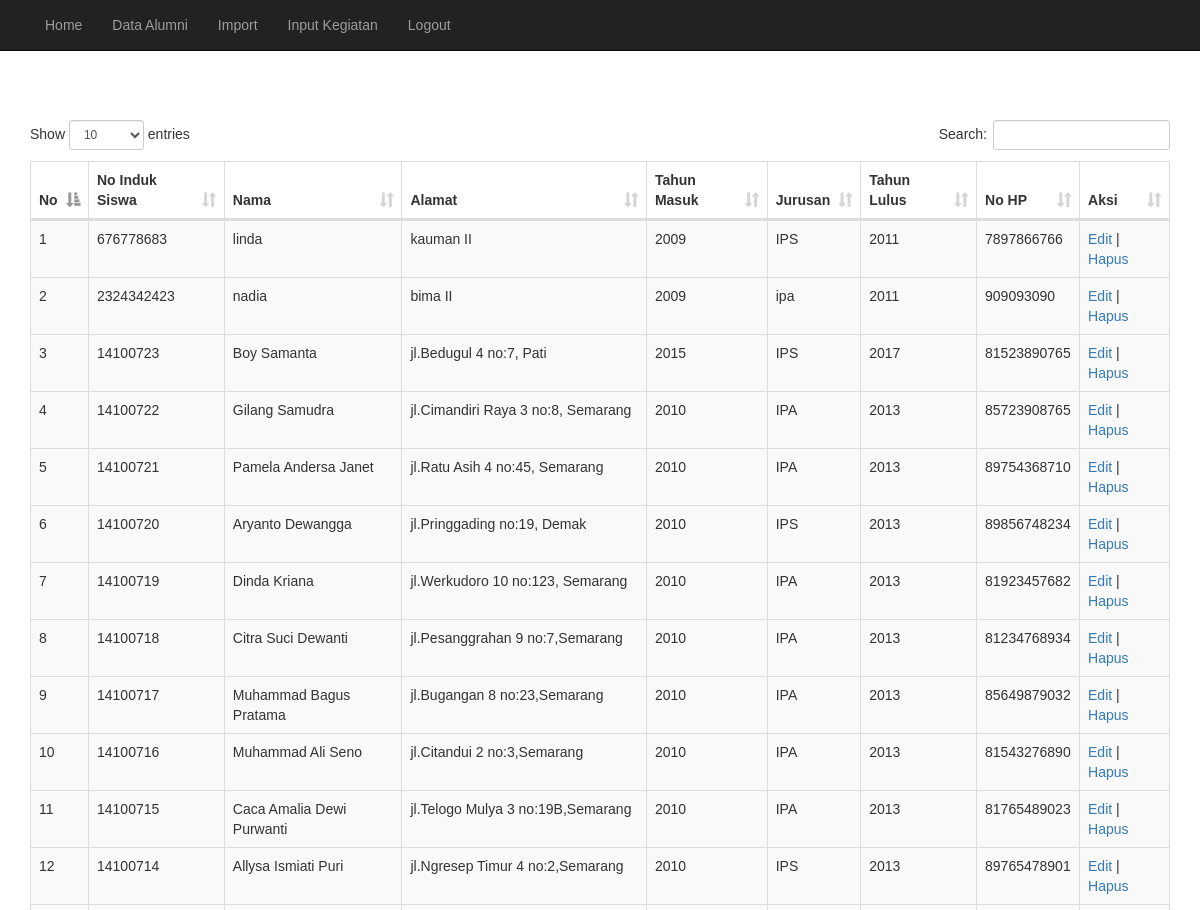
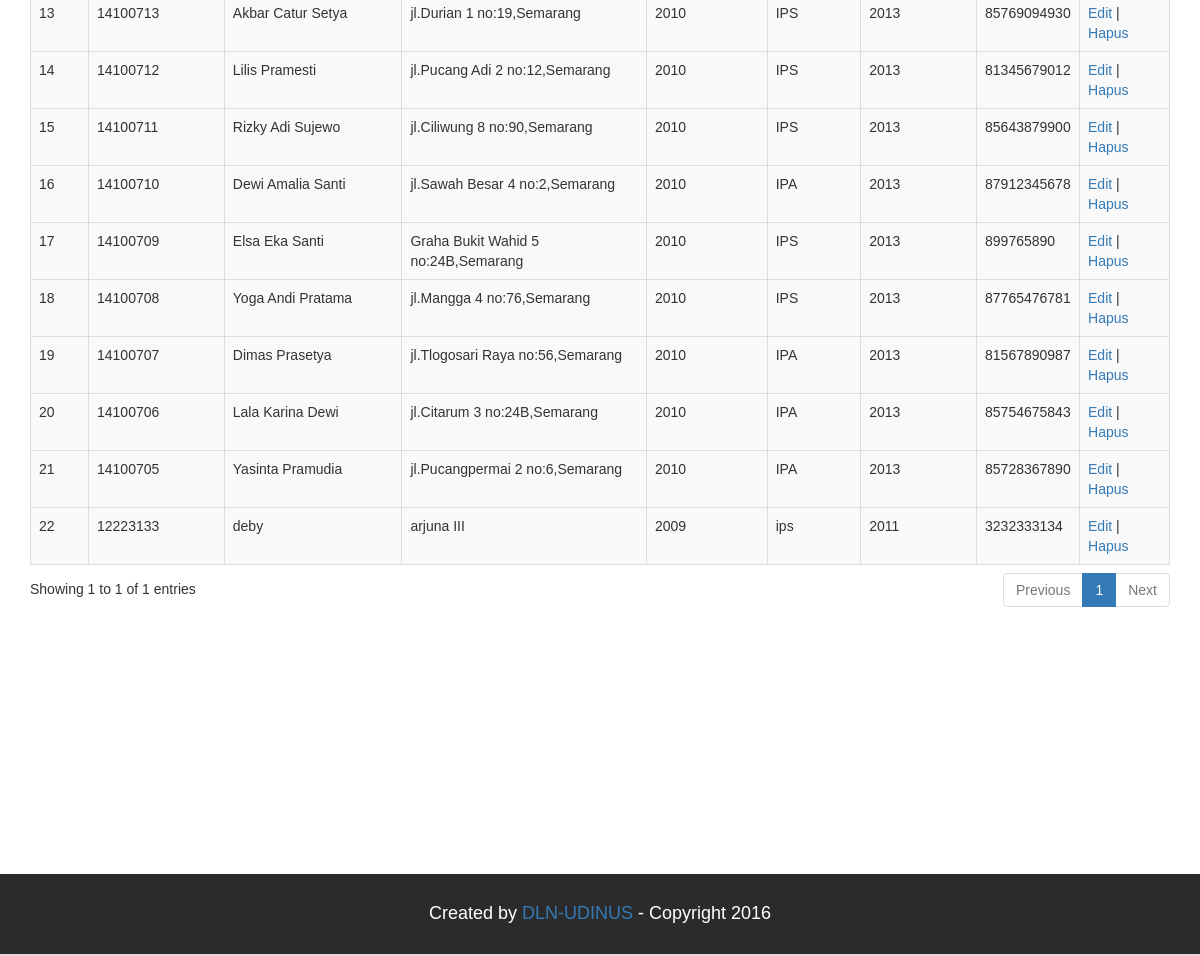
/data_alumni.php (signed in), run on the app's committed database (2 pictures, top to bottom).
### tables this page shows
CREATE TABLE IF NOT EXISTS `input_alumni` (
  `no_induk` varchar(50) NOT NULL,
  `nama` varchar(50) NOT NULL,
  `alamat` varchar(50) NOT NULL,
  `thn_masuk` int(10) NOT NULL,
  `jurusan` varchar(10) NOT NULL,
  `thn_lulus` int(10) NOT NULL,
  `no_hp` varchar(20) NOT NULL,
  PRIMARY KEY (`no_induk`)
);

### Aksi.php (called while the page is built, shortened)
<?php
class Aksi
{
    private $conn;
    public function __construct()
    {
        $database = new koneksi();
        $db = $database->dbConnection();
        $this->conn = $db;
    }
    public function runQuery($sql)
    {
        $stmt = $this->conn->prepare($sql);
        return $stmt;
    }
}
?>

### data_alumni.php (the view, shortened to what this page needs)
<?php include 'header2.php'; ?>
		<div class="container" id="About" name="About">
		<br>
		<br>
		<br>
		<br>
		<br>
		<br>
		<table class="table table-bordered table-striped table-hover" id="example">
			<thead>
              <tr>
                <th>No</th>
                <th>No Induk Siswa</th>
                <th>Nama </th>
                <th>Alamat</th>
                <th>Tahun Masuk</th>
                <th>Jurusan</th>
                <th>Tahun Lulus</th>
                <th>No HP</th>
                <th>Aksi</th>
              </tr>
	        </thead>
			<?php
				$sql=("SELECT no_induk, nama, alamat, thn_masuk, jurusan, thn_lulus, no_hp FROM `input_alumni` ORDER BY `no_induk` DESC");
				$query=$auth_user->runQuery($sql);
				$query->execute();
				$no=0;
				while($tampil=$query->fetch()){
				$no_induk=$tampil['no_induk'];
				$nama=$tampil['nama'];
				$alamat=$tampil['alamat'];
				$thn_masuk=$tampil['thn_masuk'];
				$jurusan=$tampil['jurusan'];
				$thn_lulus=$tampil['thn_lulus'];
				$no_hp=$tampil['no_hp'];
				$no++;
			?>
			<tbody>
			  <tr>
			  <td><?php echo $no;?></td>
			  <td><?php echo $no_induk;?></td>
			  <td><?php echo $nama;?></td>
			  <td><?php echo $alamat;?></td>
			  <td><?php echo $thn_masuk;?></td>
			  <td><?php echo $jurusan;?></td>
			  <td><?php echo $thn_lulus;?></td>
			  <td><?php echo $no_hp;?></td>
			  <td><a href="" class="edit" data-id="<?php echo $no_induk;?>">Edit</a>  | <a href="hapus_alumni.php?id=<?php echo $no_induk; ?>"> Hapus</a> </td>
			  </tr>
			</tbody>
			<?php } ?>
		</table>
		</div>
		<br>
		<br>
		<br>
		<br>
		<br>
		<br>
		<br>
		<br>
		<br>
		<br>
		<br>
		<br>
		<br>
<?php
include 'footer.php';?>

### header2.php (shortened to what this page needs)
<?php
require_once('session.php');
require_once('Aksi.php');
  $auth_user = new Aksi();
?>
<!DOCTYPE html>
<html lang="en">
  <head>
    <link href="assets/css/bootstrap.css" rel="stylesheet">
    <link href="assets/css/main.css" rel="stylesheet">
    <link rel="stylesheet" href="assets/css/icomoon.css">
    <link href="assets/css/animate-custom.css" rel="stylesheet">
  <link rel="stylesheet" type="text/css" href="datatable/datatables.css">
  <link href="assets/css/bootstrap.min.css" rel="stylesheet">
    <link href="assets/css/bootstrap-datetimepicker.min.css" rel="stylesheet">
  </head>
  <body data-spy="scroll" data-offset="0" data-target="#navbar-main">
  	<div id="navbar-main">
    <div class="navbar navbar-inverse navbar-fixed-top">
      <div class="container">
        <div class="navbar-collapse collapse">
			<ul class="nav navbar-nav">
				<li> <a href="home-admin.php" class="smoothScroll">Home</a></li>
        <li> <a href="data_alumni.php" class="smoothScroll">Data Alumni</a></li>
				<li> <a href="import.php" class="smoothScroll">Import</a></li>
				<li> <a href="input_event.php" class="smoothScroll">Input Kegiatan</a></li>
        <li> <a href="logout.php" class="smoothScroll">Logout</a></li>
			</ul>
        </div>
      </div>
    </div>
    </div>

### footer.php (shortened to what this page needs)
		<div id="footerwrap">
			<div class="container">
				<h4>Created by <a>DLN-UDINUS</a> - Copyright 2016</h4>
			</div>
		</div>
  </body>
</html>

### assets/css/main.css (style rules this page uses)
html, button, input, select, textarea { color: #222; }
body { font-size: 1em; line-height: 1.4; }
html, body { height: 100%; }
body { font-family: "Lato"; font-weight: 300; font-size: 16px; color: #555; -webkit-font-smoothing: antialiased; -webkit-overflow-scrolling: touch; }
h1, h2, h3, h4, h5, h6 { font-family: "Raleway"; font-weight: 300; color: #333; }
a { color: #3498db; word-wrap: break-word; -webkit-transition: color 0.1s ease-in, background 0.1s ease-in; -moz-transition: color 0.1s ease-in, background 0.1s ease-in; -ms-transition: color 0.1s ease-in, background 0.1s ease-in; -o-transition: color 0.1s ease-in, background 0.1s ease-in; transition: color 0.1s ease-in, background 0.1s ease-in; }
a:before, a:after { -webkit-transition: color 0.1s ease-in, background 0.1s ease-in; -moz-transition: color 0.1s ease-in, background 0.1s ease-in; -ms-transition: color 0.1s ease-in, background 0.1s ease-in; -o-transition: color 0.1s ease-in, background 0.1s ease-in; transition: color 0.1s ease-in, background 0.1s ease-in; }
#footerwrap { background: #2b2b2b; margin-top: 0px; padding-top: 20px; padding-bottom: 20px; border-bottom: 1px solid #ddd; text-align: center; }
#footerwrap h4 { color: white; }

### datatable/datatables.css (style rules this page uses)
table.dataTable { clear: both; margin-top: 6px !important; margin-bottom: 6px !important; max-width: none !important; }
table.dataTable td, table.dataTable th { -webkit-box-sizing: content-box; -moz-box-sizing: content-box; box-sizing: content-box; }
table.dataTable thead > tr > th.sorting_asc, table.dataTable thead > tr > th.sorting_desc, table.dataTable thead > tr > th.sorting, table.dataTable thead > tr > td.sorting_asc, table.dataTable thead > tr > td.sorting_desc, table.dataTable thead > tr > td.sorting { padding-right: 30px; }
table.dataTable thead .sorting, table.dataTable thead .sorting_asc, table.dataTable thead .sorting_desc, table.dataTable thead .sorting_asc_disabled, table.dataTable thead .sorting_desc_disabled { cursor: pointer; position: relative; }
table.dataTable thead .sorting:after, table.dataTable thead .sorting_asc:after, table.dataTable thead .sorting_desc:after, table.dataTable thead .sorting_asc_disabled:after, table.dataTable thead .sorting_desc_disabled:after { position: absolute; bottom: 8px; right: 8px; display: block; font-family: 'Glyphicons Halflings'; opacity: 0.5; }
table.dataTable thead .sorting:after { opacity: 0.2; content: "\e150"; }
table.dataTable thead .sorting_asc:after { content: "\e155"; }
table.table-bordered.dataTable { border-collapse: separate !important; }
table.table-bordered.dataTable th, table.table-bordered.dataTable td { border-left-width: 0; }
table.table-bordered.dataTable th:last-child, table.table-bordered.dataTable th:last-child, table.table-bordered.dataTable td:last-child, table.table-bordered.dataTable td:last-child { border-right-width: 0; }
table.table-bordered.dataTable tbody th, table.table-bordered.dataTable tbody td { border-bottom-width: 0; }

### header2.php (style rules this page uses)
body { font-family: Arial !important; }

### data on the page
input_alumni: no_induk "676778683", nama "linda", alamat "kauman II", thn_masuk "2009", jurusan "IPS", thn_lulus "2011", no_hp "7897866766"
input_alumni: no_induk "2324342423", nama "nadia", alamat "bima II", thn_masuk "2009", jurusan "ipa", thn_lulus "2011", no_hp "909093090"
input_alumni: no_induk "14100723", nama "Boy Samanta", alamat "jl.Bedugul 4 no:7, Pati", thn_masuk "2015", jurusan "IPS", thn_lulus "2017", no_hp "81523890765"
input_alumni: no_induk "14100722", nama "Gilang Samudra", alamat "jl.Cimandiri Raya 3 no:8, Semarang", thn_masuk "2010", jurusan "IPA", thn_lulus "2013", no_hp "85723908765"
input_alumni: no_induk "14100721", nama "Pamela Andersa Janet", alamat "jl.Ratu Asih 4 no:45, Semarang", thn_masuk "2010", jurusan "IPA", thn_lulus "2013", no_hp "89754368710"
input_alumni: no_induk "14100720", nama "Aryanto Dewangga", alamat "jl.Pringgading no:19, Demak", thn_masuk "2010", jurusan "IPS", thn_lulus "2013", no_hp "89856748234"
input_alumni: no_induk "14100719", nama "Dinda Kriana", alamat "jl.Werkudoro 10 no:123, Semarang", thn_masuk "2010", jurusan "IPA", thn_lulus "2013", no_hp "81923457682"
input_alumni: no_induk "14100718", nama "Citra Suci Dewanti", alamat "jl.Pesanggrahan 9 no:7,Semarang", thn_masuk "2010", jurusan "IPA", thn_lulus "2013", no_hp "81234768934"
input_alumni: no_induk "14100717", nama "Muhammad Bagus Pratama", alamat "jl.Bugangan 8 no:23,Semarang", thn_masuk "2010", jurusan "IPA", thn_lulus "2013", no_hp "85649879032"
input_alumni: no_induk "14100716", nama "Muhammad Ali Seno", alamat "jl.Citandui 2 no:3,Semarang", thn_masuk "2010", jurusan "IPA", thn_lulus "2013", no_hp "81543276890"
input_alumni: no_induk "14100715", nama "Caca Amalia Dewi Purwanti", alamat "jl.Telogo Mulya 3 no:19B,Semarang", thn_masuk "2010", jurusan "IPA", thn_lulus "2013", no_hp "81765489023"
input_alumni: no_induk "14100714", nama "Allysa Ismiati Puri", alamat "jl.Ngresep Timur 4 no:2,Semarang", thn_masuk "2010", jurusan "IPS", thn_lulus "2013", no_hp "89765478901"
input_alumni: no_induk "14100713", nama "Akbar Catur Setya", alamat "jl.Durian 1 no:19,Semarang", thn_masuk "2010", jurusan "IPS", thn_lulus "2013", no_hp "85769094930"
input_alumni: no_induk "14100712", nama "Lilis Pramesti", alamat "jl.Pucang Adi 2 no:12,Semarang", thn_masuk "2010", jurusan "IPS", thn_lulus "2013", no_hp "81345679012"
input_alumni: no_induk "14100711", nama "Rizky Adi Sujewo", alamat "jl.Ciliwung 8 no:90,Semarang", thn_masuk "2010", jurusan "IPS", thn_lulus "2013", no_hp "85643879900"
input_alumni: no_induk "14100710", nama "Dewi Amalia Santi", alamat "jl.Sawah Besar 4 no:2,Semarang", thn_masuk "2010", jurusan "IPA", thn_lulus "2013", no_hp "87912345678"
input_alumni: no_induk "14100709", nama "Elsa Eka Santi", alamat "Graha Bukit Wahid 5 no:24B,Semarang", thn_masuk "2010", jurusan "IPS", thn_lulus "2013", no_hp "899765890"
input_alumni: no_induk "14100708", nama "Yoga Andi Pratama", alamat "jl.Mangga 4 no:76,Semarang", thn_masuk "2010", jurusan "IPS", thn_lulus "2013", no_hp "87765476781"
input_alumni: no_induk "14100707", nama "Dimas Prasetya", alamat "jl.Tlogosari Raya no:56,Semarang", thn_masuk "2010", jurusan "IPA", thn_lulus "2013", no_hp "81567890987"
input_alumni: no_induk "14100706", nama "Lala Karina Dewi", alamat "jl.Citarum 3 no:24B,Semarang", thn_masuk "2010", jurusan "IPA", thn_lulus "2013", no_hp "85754675843"
input_alumni: no_induk "14100705", nama "Yasinta Pramudia", alamat "jl.Pucangpermai 2 no:6,Semarang", thn_masuk "2010", jurusan "IPA", thn_lulus "2013", no_hp "85728367890"
input_alumni: no_induk "12223133", nama "deby", alamat "arjuna III", thn_masuk "2009", jurusan "ips", thn_lulus "2011", no_hp "3232333134"
